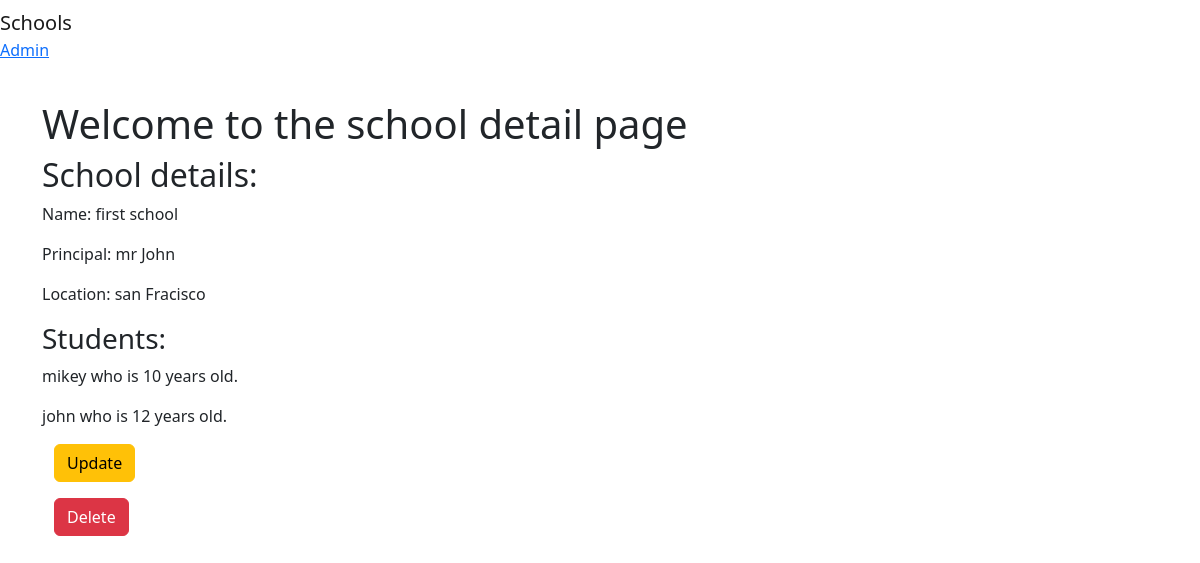
Page /basic_app/1 on the earlier database version.
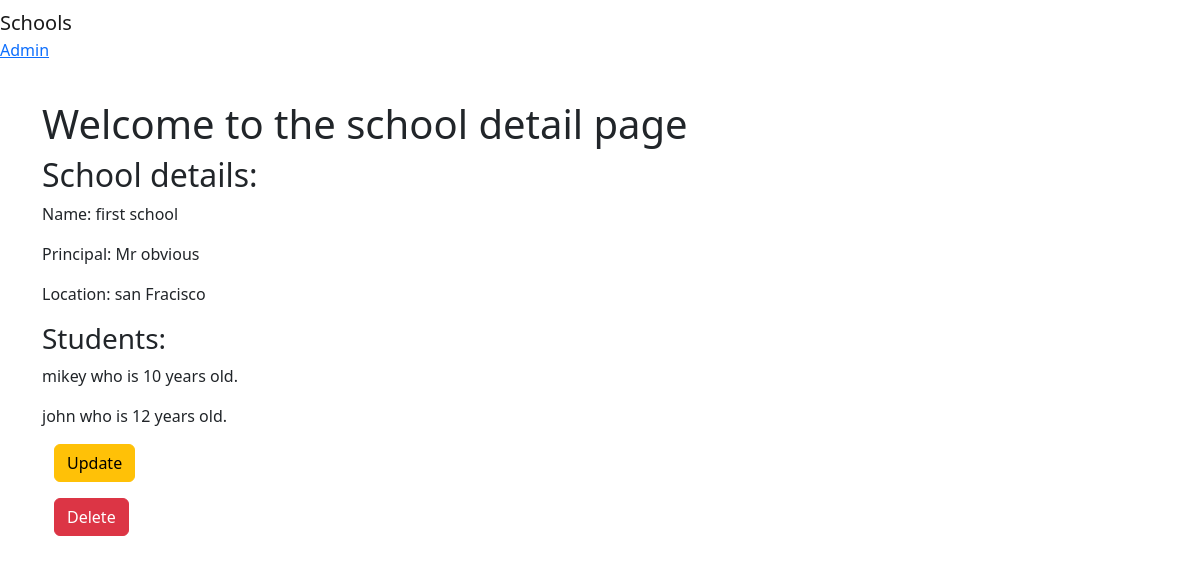
Same page on the later database version.
### basic_app/models.py (models this page shows, shortened)
class School(models.Model):
    name = models.CharField(max_length=256)
    principal = models.CharField(max_length=256)
    location = models.CharField(max_length=256)

class Student(models.Model):
    name = models.CharField(max_length=256)
    age = models.PositiveIntegerField()
    school = models.ForeignKey(School, related_name='students', on_delete=models.CASCADE)

### basic_app/views.py (the view)
# urls.py: path('<str:pk>', views.SchoolDetailView.as_view(), name='detail'),
class SchoolDetailView(DetailView):
    context_object_name = 'school_detail'
    model = models.School
    template_name = 'basic_app/school_detail.html'

### basic_app/templates/basic_app/school_detail.html
{% extends 'basic_app/basic_app_base.html' %}
{% block content %}
    <div class="jumbotron">
        <h1>
            Welcome to the school detail page
        </h1>
        <h2>School details: </h2>
        <p>Name: {{school_detail.name}}</p>
        <p>Principal: {{school_detail.principal}}</p>
        <p>Location: {{school_detail.location}}</p>
        <h3>Students: </h3>
        {% for student in school_detail.students.all %}
        <p>{{student.name}} who is {{student.age}} years old.</p>
        {% endfor %}
    </div>
    <div class="container">
        <p><a class="btn btn-warning" href="{%url 'basic_app:update' pk=school_detail.pk%}">Update</a></p>
        <p><a class="btn btn-danger" href="{%url 'basic_app:delete' pk=school_detail.pk%}">Delete</a></p>
    </div>
{% endblock %}

### basic_app/templates/basic_app/basic_app_base.html (shortened to what this page needs)
<!DOCTYPE html>
<html lang="en">
<head>
    <link href="https://cdn.jsdelivr.net/npm/bootstrap@5.2.0/dist/css/bootstrap.min.css" rel="stylesheet">
</head>
<body>
    <nav class="navbar navbar-default navbar-static-top">
        <ul class="nav navbar-nav">
            <li><a class="navbar-brand" href="{%url 'basic_app:list'%}">Schools</a></li>
            <li><a class="navbar-link" href="{%url 'admin:index' %}">Admin</a></li>
            <li><a class="navbar-brand" href=""></a></li>
        </ul>
    </nav>
    <div class="container">
        {% block content %}
        {% endblock %}
    </div>
</body>
</html>

Differences in the rows shown:
changed School "first school": principal "mr John" → "Mr obvious"
